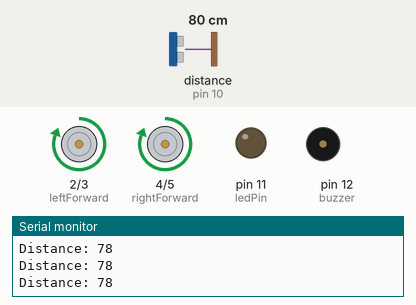
This sketch was run on a simulated Arduino Uno, built with avr-gcc and run on an emulated ATmega328P. Shown: motor-driver pin pairs drawn as motors (green arrow = first pin HIGH = forward, orange = second pin HIGH = backward, longer = more drive), output pins drawn as LEDs (lit = HIGH), buzzer (waves = sounding, pin HIGH), the last lines printed to the serial monitor. Wiring (inferred from the names in the program): ultrasonic range finder: trigger pin 9; echo pin 10. The test bench sets the inputs (shaded band); at power-on: distance to the obstacle (sensor on pin 10) 80 cm. The echo pulse lasts 58.3 µs per cm; pins used as bus, display or sensor lines are not drawn.

Above: at 1.2 s.
1.3 s: distance to the obstacle (sensor on pin 10) set to 12 cm
2.8 s: distance to the obstacle (sensor on pin 10) set to 9 cm
At 4.0 s:
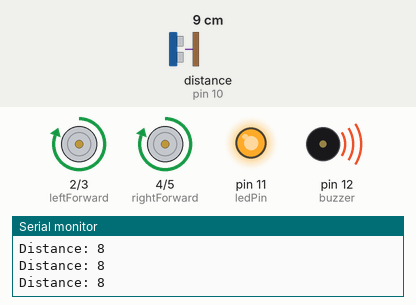
4.3 s: distance to the obstacle (sensor on pin 10) set to 18 cm
At 5.5 s:
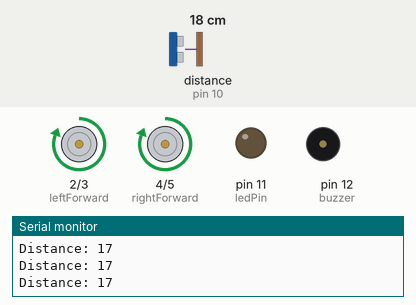
Timing chart, 0 to 7.3 s (numbered marks = the images above; inputs shaded):
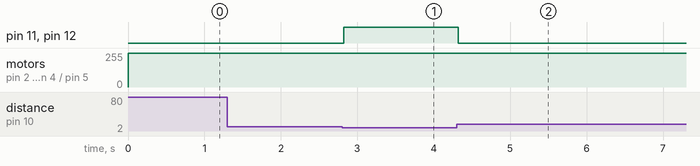

Measured:
- the behaviour switches between 11 and 10 cm on distance to the obstacle (sensor on pin 10) (found by bisection; images 0 and 1)
- after the input at 2.8 s, pin 11 (ledPin), pin 12 (buzzer): LOW → HIGH at once
- after the input at 4.3 s, pin 11 (ledPin), pin 12 (buzzer): HIGH → LOW at once

The sketch:

autocar.ino
```cpp
const int ledPin = 11;
//IR
//HC-SR04 Ultrasonic sensor http://howtomechatronics.com/tutorials/arduino/ultrasonic-sensor-hc-sr04/
// defines pins numbers
const int trigPin = 9;
const int echoPin = 10;
// defines variables
long duration;
int distance;

//SOUND
const int buzzer = 12;

//L293D  https://www.youtube.com/watch?v=d7oFD-zQpuQ&t=5s
const int leftForward = 2;
const int leftBackward = 3;
const int rightForward = 4;
const int rightBackward = 5;

void setup() {
  pinMode(ledPin, OUTPUT);

  pinMode(trigPin, OUTPUT); // Sets the trigPin as an Output
  pinMode(echoPin, INPUT); // Sets the echoPin as an Input

  pinMode(buzzer, OUTPUT); // Sets the trigPin as an Output

  pinMode(leftForward , OUTPUT);
  pinMode(leftBackward , OUTPUT);
  pinMode(rightForward , OUTPUT);
  pinMode(rightBackward , OUTPUT);

    Serial.begin(9600); // Starts the serial communication
}

void loop() {
  // Clears the trigPin
  digitalWrite(trigPin, LOW);
  delayMicroseconds(2);
  // Sets the trigPin on HIGH state for 10 micro seconds
  digitalWrite(trigPin, HIGH);
  delayMicroseconds(10);
  digitalWrite(trigPin, LOW);
  // Reads the echoPin, returns the sound wave travel time in microseconds
  duration = pulseIn(echoPin, HIGH);
  // Calculating the distance
  distance= duration*0.034/2;
  // Prints the distance on the Serial Monitor
  Serial.print("Distance: ");
  Serial.println(distance);
  if(distance < 10) {
    digitalWrite(ledPin , HIGH);
    digitalWrite(buzzer , HIGH);

  }else{
    digitalWrite(ledPin , LOW);
    digitalWrite(buzzer , LOW);

  }

  digitalWrite(leftForward , HIGH);
  digitalWrite(leftBackward , LOW);
  digitalWrite(rightForward , HIGH);
  digitalWrite(rightBackward , LOW);

}
```
